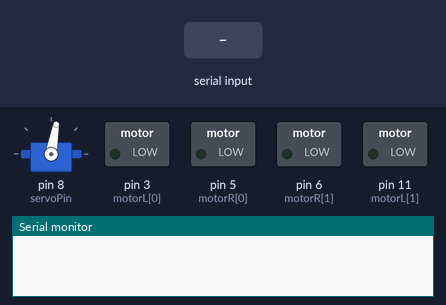
The sketch below on a simulated Arduino Uno, built with avr-gcc and run on an emulated ATmega328P. Shown: servo, switched loads named in the sketch (green lamp = pin HIGH), the last lines printed to the serial monitor. Inputs (shaded band) come from the test bench.

Above: at 1.2 s.
1.3 s: "f" received over the second serial link
At 2.4 s:
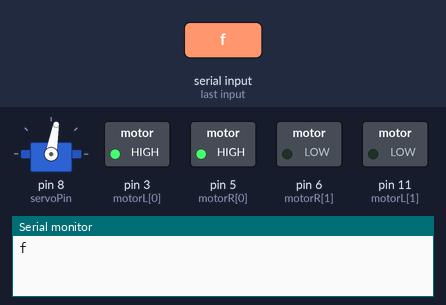
2.8 s: "b" received over the second serial link
At 3.5 s:
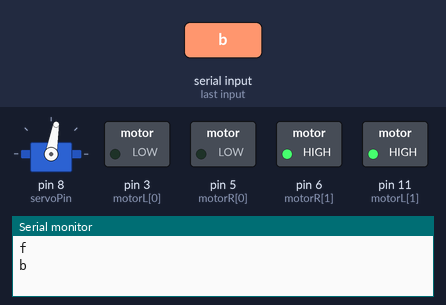
4.3 s: "r" received over the second serial link
At 4.7 s:
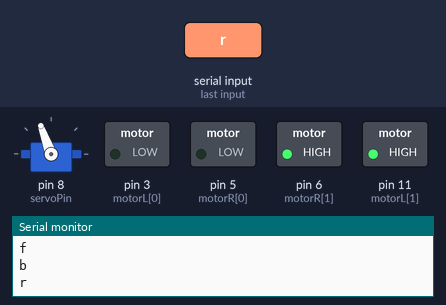
5.8 s: "s" received over the second serial link
At 7.0 s:
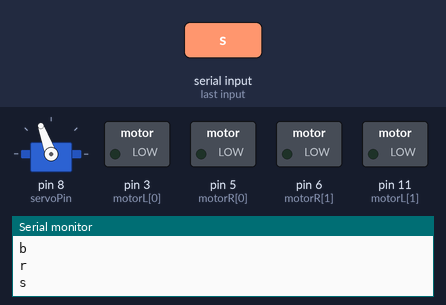
7.3 s: "f" received over the second serial link
At 8.2 s:
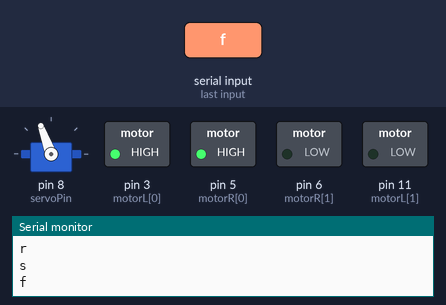
Timing chart, 0 to 9.8 s (numbered marks = the images above; inputs shaded):
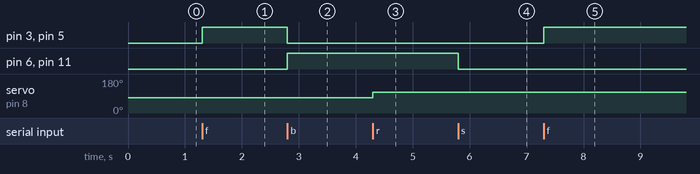

The sketch:

Car_Bluetooth.ino
```cpp
#include <Servo.h>
#include <SoftwareSerial.h>

SoftwareSerial BTSerial(12, 13);
Servo servo;

int servoPin = 8;
int initAngle = 80;
int currentAngle;
int Rmax = initAngle+40, Lmin = initAngle-40;

int motorL[2] = {3, 11};
int motorR[2] = {5, 6};

void setup() {
  Serial.begin(9600);
  BTSerial.begin(9600);
  for(int i=0; i<2; i++){
    pinMode(motorR[i], OUTPUT);
    pinMode(motorL[i], OUTPUT);
  }
  servo.attach(servoPin);
  servo.write(initAngle);
}

void loop() {
  //delay(10);
  currentAngle = servo.read();
//  Serial.println(currentAngle);

  if(BTSerial.available()) {
    char bt;
    bt = BTSerial.read();
    Serial.println(bt);
    if(bt == 'f') {
      analogWrite(motorL[0], 255);
      analogWrite(motorL[1], 0);
      analogWrite(motorR[0], 255);
      analogWrite(motorR[1], 0);
    }
    else if(bt == 's') {
      analogWrite(motorL[0], 0);
      analogWrite(motorL[1], 0);
      analogWrite(motorR[0], 0);
      analogWrite(motorR[1], 0);
    }
    else if(bt == 'b') {
      analogWrite(motorL[0], 0);
      analogWrite(motorL[1], 255);
      analogWrite(motorR[0], 0);
      analogWrite(motorR[1], 255);
    }

    if(bt == 'r') {
      if (currentAngle + 30< Rmax){
        currentAngle+=30;
      }
    }
    else if(bt == 'l') {
      if (currentAngle - 30 > Lmin){
         currentAngle-=30;
      }
    }
  }
  servo.write(currentAngle);
}
```

Measured:
- after the input at 1.3 s, pin 3 (motorL[0]), pin 5 (motorR[0]): LOW → HIGH at once
- after the input at 2.8 s, pin 3 (motorL[0]), pin 5 (motorR[0]): HIGH → LOW at once; pin 6 (motorR[1]), pin 11 (motorL[1]): LOW → HIGH at once
- after the input at 4.3 s, servo on pin 8 (servoPin): 80° → 110° at once
- after the input at 5.8 s, pin 6 (motorR[1]), pin 11 (motorL[1]): HIGH → LOW at once
- after the input at 7.3 s, pin 3 (motorL[0]), pin 5 (motorR[0]): LOW → HIGH at once
